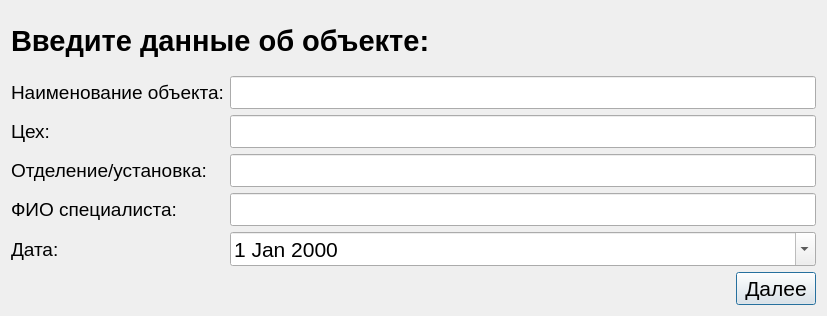
<?xml version="1.0" encoding="UTF-8"?>
<ui version="4.0">
 <class>ObjectWindow</class>
 <widget class="QDialog" name="ObjectWindow">
  <property name="geometry">
   <rect>
    <x>0</x>
    <y>0</y>
    <width>827</width>
    <height>316</height>
   </rect>
  </property>
  <property name="windowTitle">
   <string>Информация об объекте</string>
  </property>
  <layout class="QVBoxLayout" name="verticalLayout">
   <item>
    <widget class="QLabel" name="label_6">
     <property name="font">
      <font>
       <pointsize>22</pointsize>
       <bold>true</bold>
      </font>
     </property>
     <property name="text">
      <string>Введите данные об объекте:</string>
     </property>
    </widget>
   </item>
   <item>
    <layout class="QFormLayout" name="formLayout_2">
     <item row="0" column="0">
      <widget class="QLabel" name="label_7">
       <property name="font">
        <font>
         <pointsize>14</pointsize>
        </font>
       </property>
       <property name="text">
        <string>Наименование объекта:</string>
       </property>
      </widget>
     </item>
     <item row="0" column="1">
      <widget class="QLineEdit" name="lineEdit_object">
       <property name="font">
        <font>
         <pointsize>16</pointsize>
        </font>
       </property>
      </widget>
     </item>
     <item row="1" column="0">
      <widget class="QLabel" name="label_8">
       <property name="font">
        <font>
         <pointsize>14</pointsize>
        </font>
       </property>
       <property name="text">
        <string>Цех:</string>
       </property>
      </widget>
     </item>
     <item row="1" column="1">
      <widget class="QLineEdit" name="lineEdit_manufactory">
       <property name="font">
        <font>
         <pointsize>16</pointsize>
        </font>
       </property>
      </widget>
     </item>
     <item row="2" column="0">
      <widget class="QLabel" name="label_9">
       <property name="font">
        <font>
         <pointsize>14</pointsize>
        </font>
       </property>
       <property name="text">
        <string>Отделение/установка:</string>
       </property>
      </widget>
     </item>
     <item row="2" column="1">
      <widget class="QLineEdit" name="lineEdit_department">
       <property name="font">
        <font>
         <pointsize>16</pointsize>
        </font>
       </property>
      </widget>
     </item>
     <item row="3" column="0">
      <widget class="QLabel" name="label_10">
       <property name="font">
        <font>
         <pointsize>14</pointsize>
        </font>
       </property>
       <property name="text">
        <string>ФИО специалиста:</string>
       </property>
      </widget>
     </item>
     <item row="3" column="1">
      <widget class="QLineEdit" name="lineEdit_FIO">
       <property name="font">
        <font>
         <pointsize>16</pointsize>
        </font>
       </property>
      </widget>
     </item>
     <item row="4" column="0">
      <widget class="QLabel" name="label_11">
       <property name="font">
        <font>
         <pointsize>14</pointsize>
        </font>
       </property>
       <property name="text">
        <string>Дата:</string>
       </property>
      </widget>
     </item>
     <item row="4" column="1">
      <widget class="QDateEdit" name="dateEdit">
       <property name="font">
        <font>
         <pointsize>16</pointsize>
        </font>
       </property>
       <property name="calendarPopup">
        <bool>true</bool>
       </property>
      </widget>
     </item>
    </layout>
   </item>
   <item>
    <layout class="QHBoxLayout" name="horizontalLayout_2">
     <item>
      <spacer name="horizontalSpacer_2">
       <property name="orientation">
        <enum>Qt::Orientation::Horizontal</enum>
       </property>
       <property name="sizeHint" stdset="0">
        <size>
         <width>40</width>
         <height>20</height>
        </size>
       </property>
      </spacer>
     </item>
     <item>
      <widget class="QPushButton" name="pushButton">
       <property name="enabled">
        <bool>true</bool>
       </property>
       <property name="font">
        <font>
         <pointsize>16</pointsize>
        </font>
       </property>
       <property name="text">
        <string>Далее</string>
       </property>
      </widget>
     </item>
    </layout>
   </item>
  </layout>
 </widget>
 <resources/>
 <connections/>
</ui>
